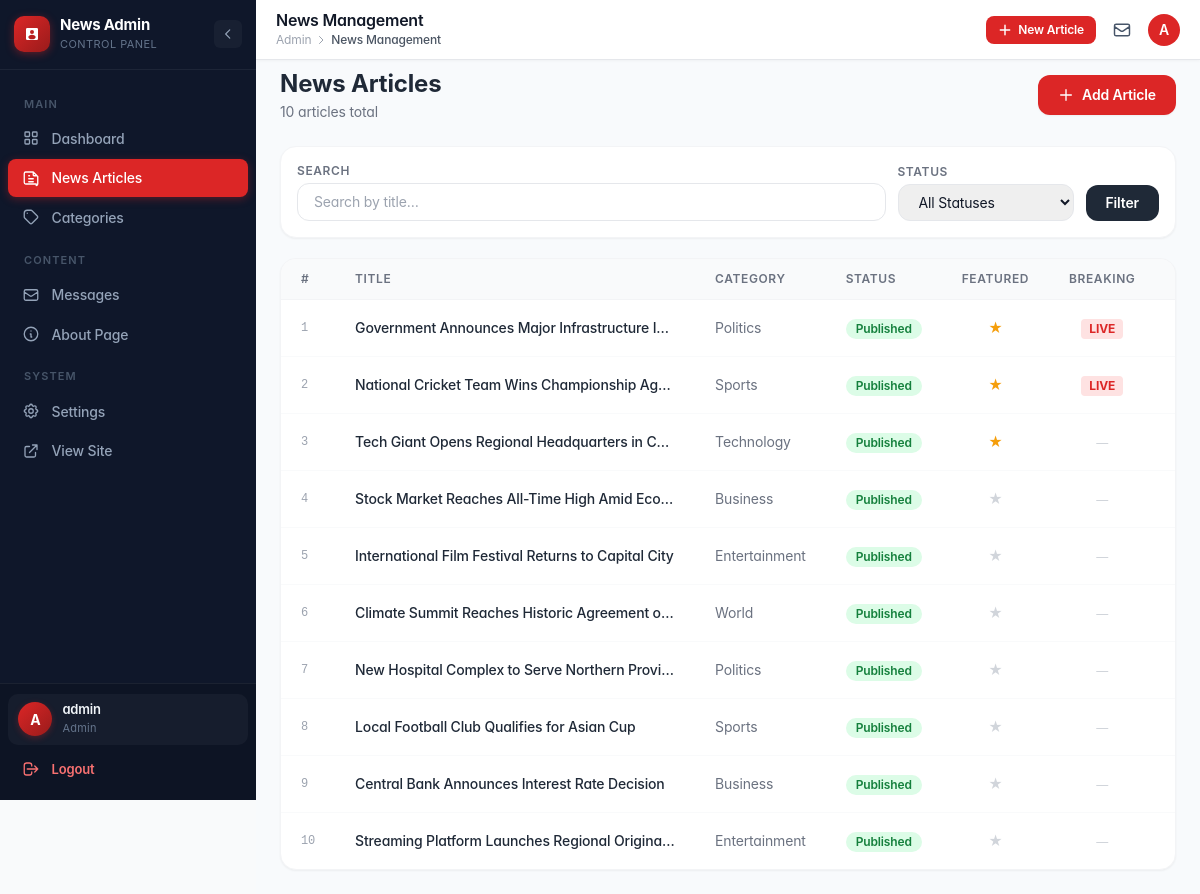
Page /admin/news.php (signed in) on the committed database.
### tables this page shows
CREATE TABLE IF NOT EXISTS news (
    id           INT UNSIGNED NOT NULL AUTO_INCREMENT,
    category_id  INT UNSIGNED          DEFAULT NULL,
    title        VARCHAR(300) NOT NULL,
    slug         VARCHAR(320) NOT NULL,
    summary      TEXT,
    body         LONGTEXT     NOT NULL,
    image        VARCHAR(255)          DEFAULT NULL,
    author       VARCHAR(120) NOT NULL DEFAULT 'Admin',
    status       ENUM('draft','published') NOT NULL DEFAULT 'draft',
    is_featured  TINYINT(1)   NOT NULL DEFAULT 0,
    is_breaking  TINYINT(1)   NOT NULL DEFAULT 0,
    views        INT UNSIGNED NOT NULL DEFAULT 0,
    published_at DATETIME              DEFAULT NULL,
    created_at   DATETIME     NOT NULL DEFAULT CURRENT_TIMESTAMP,
    updated_at   DATETIME     NOT NULL DEFAULT CURRENT_TIMESTAMP ON UPDATE CURRENT_TIMESTAMP,
    PRIMARY KEY (id),
    UNIQUE KEY uq_news_slug        (slug),
    KEY idx_news_category_id       (category_id),
    KEY idx_news_status            (status),
    KEY idx_news_is_featured       (is_featured),
    KEY idx_news_is_breaking       (is_breaking),
    KEY idx_news_published_at      (published_at),
    CONSTRAINT fk_news_category FOREIGN KEY (category_id) REFERENCES categories (id) ON DELETE SET NULL ON UPDATE CASCADE
);

CREATE TABLE IF NOT EXISTS categories (
    id         INT UNSIGNED NOT NULL AUTO_INCREMENT,
    name       VARCHAR(100) NOT NULL,
    slug       VARCHAR(120) NOT NULL,
    status     TINYINT(1)   NOT NULL DEFAULT 1,
    created_at DATETIME     NOT NULL DEFAULT CURRENT_TIMESTAMP,
    updated_at DATETIME     NOT NULL DEFAULT CURRENT_TIMESTAMP ON UPDATE CURRENT_TIMESTAMP,
    PRIMARY KEY (id),
    UNIQUE KEY uq_categories_slug (slug),
    KEY idx_categories_status (status)
);

### admin/news.php (the view, shortened to what this page needs)
<?php
require_once '../includes/db.php';
$statusFilter = $_GET['status'] ?? '';
$search       = trim($_GET['search'] ?? '');
$page         = max(1, (int)($_GET['page'] ?? 1));
$perPage      = 15;
$offset       = ($page - 1) * $perPage;
$conditions = [];
$params     = [];
$where = $conditions ? 'WHERE ' . implode(' AND ', $conditions) : '';
$countStmt = $pdo->prepare("SELECT COUNT(*) FROM news n $where");
$countStmt->execute($params);
$totalRows  = (int)$countStmt->fetchColumn();
$dataParams   = array_merge($params, [$perPage, $offset]);
$articleStmt  = $pdo->prepare(
    "SELECT n.id, n.title, n.status, n.is_featured, n.is_breaking, n.created_at, n.views,
            c.name AS category_name
     FROM news n
     LEFT JOIN categories c ON n.category_id = c.id
     $where
     ORDER BY n.created_at DESC
     LIMIT ? OFFSET ?"
);
$articleStmt->execute($dataParams);
$articles = $articleStmt->fetchAll();
require_once '../components/admin-header.php';
?>
<div class="flex min-h-screen bg-gray-50">
    <?php require_once '../components/admin-sidebar.php'; ?>
    <main class="flex-1 p-6 overflow-auto">
        <div class="flex flex-wrap items-center justify-between gap-4 mb-6">
            <div>
                <h1 class="text-2xl font-bold text-gray-800">News Articles</h1>
                <p class="text-gray-500 text-sm mt-0.5"><?= number_format($totalRows) ?> article<?= $totalRows !== 1 ? 's' : '' ?> total</p>
            </div>
            <a href="news-form.php"
               class="inline-flex items-center gap-2 px-5 py-2.5 bg-red-600 hover:bg-red-700 text-white text-sm font-semibold rounded-xl transition-colors shadow-sm">
                <svg class="w-4 h-4" fill="none" stroke="currentColor" viewBox="0 0 24 24">
                    <path stroke-linecap="round" stroke-linejoin="round" stroke-width="2" d="M12 4v16m8-8H4"/>
                </svg>
                Add Article
            </a>
        </div>
        <div class="bg-white rounded-2xl shadow-sm border border-gray-100 p-4 mb-5">
            <form method="GET" action="" class="flex flex-wrap gap-3 items-end">
                <div class="flex-1 min-w-[200px]">
                    <label class="block text-xs font-semibold text-gray-500 mb-1 uppercase tracking-wider">Search</label>
                    <input type="text" name="search" value="<?= htmlspecialchars($search, ENT_QUOTES, 'UTF-8') ?>"
                           placeholder="Search by title…"
                           class="w-full border border-gray-200 rounded-xl px-4 py-2 text-sm focus:outline-none focus:ring-2 focus:ring-red-300 focus:border-red-400">
                </div>
                <div class="w-44">
                    <label class="block text-xs font-semibold text-gray-500 mb-1 uppercase tracking-wider">Status</label>
                    <select name="status"
                            class="w-full border border-gray-200 rounded-xl px-4 py-2 text-sm focus:outline-none focus:ring-2 focus:ring-red-300 focus:border-red-400">
                        <option value="" <?= $statusFilter === '' ? 'selected' : '' ?>>All Statuses</option>
                    </select>
                </div>
                <button type="submit"
                        class="px-5 py-2 bg-gray-800 hover:bg-gray-900 text-white text-sm font-semibold rounded-xl transition-colors">
                    Filter
                </button>
            </form>
        </div>
        <div class="bg-white rounded-2xl shadow-sm border border-gray-100 overflow-hidden">
            <div class="overflow-x-auto">
                <table class="w-full text-sm">
                    <thead>
                        <tr class="bg-gray-50 border-b border-gray-100 text-left">
                            <th class="px-5 py-3 text-xs font-semibold text-gray-500 uppercase tracking-wider">#</th>
                            <th class="px-5 py-3 text-xs font-semibold text-gray-500 uppercase tracking-wider">Title</th>
                            <th class="px-5 py-3 text-xs font-semibold text-gray-500 uppercase tracking-wider">Category</th>
                            <th class="px-5 py-3 text-xs font-semibold text-gray-500 uppercase tracking-wider">Status</th>
                            <th class="px-5 py-3 text-xs font-semibold text-gray-500 uppercase tracking-wider">Featured</th>
                            <th class="px-5 py-3 text-xs font-semibold text-gray-500 uppercase tracking-wider">Breaking</th>
                            <th class="px-5 py-3 text-xs font-semibold text-gray-500 uppercase tracking-wider">Date</th>
                        </tr>
                    </thead>
                    <tbody class="divide-y divide-gray-50">
                        <?php if (empty($articles)): ?>
                            <tr>
                                <td colspan="9" class="px-5 py-12 text-center text-gray-400">
                                    <?= $search || $statusFilter ? 'No articles match your filters.' : 'No articles yet. <a href="news-form.php" class="text-red-600 hover:underline">Create the first one</a>.' ?>
                                </td>
                            </tr>
                        <?php else: ?>
                            <?php foreach ($articles as $i => $article): ?>
                                <tr class="hover:bg-gray-50 transition-colors">
                                    <td class="px-5 py-3.5 text-gray-400 font-mono text-xs">
                                        <?= $offset + $i + 1 ?>
                                    </td>
                                    <td class="px-5 py-3.5">
                                        <p class="font-medium text-gray-800 max-w-xs truncate">
                                            <?= htmlspecialchars($article['title'], ENT_QUOTES, 'UTF-8') ?>
                                        </p>
                                    </td>
                                    <td class="px-5 py-3.5 text-gray-500 whitespace-nowrap">
                                        <?= htmlspecialchars($article['category_name'] ?? '—', ENT_QUOTES, 'UTF-8') ?>
                                    </td>
                                    <td class="px-5 py-3.5">
                                        <?php if ($article['status'] === 'published'): ?>
                                            <span class="inline-flex items-center px-2.5 py-0.5 rounded-full text-xs font-semibold bg-green-100 text-green-700">Published</span>
                                        <?php else: ?>
                                            <span class="inline-flex items-center px-2.5 py-0.5 rounded-full text-xs font-semibold bg-yellow-100 text-yellow-700">Draft</span>
                                        <?php endif; ?>
                                    </td>
                                    <td class="px-5 py-3.5 text-center">
                                        <?php if ($article['is_featured']): ?>
                                            <span class="text-amber-500" title="Featured">★</span>
                                        <?php else: ?>
                                            <span class="text-gray-300">★</span>
                                        <?php endif; ?>
                                    </td>
                                    <td class="px-5 py-3.5 text-center">
                                        <?php if ($article['is_breaking']): ?>
                                            <span class="inline-flex items-center px-2 py-0.5 rounded text-xs font-bold bg-red-100 text-red-600">LIVE</span>
                                        <?php else: ?>
                                            <span class="text-gray-300 text-xs">—</span>
                                        <?php endif; ?>
                                    </td>
                                    <td class="px-5 py-3.5 text-gray-500 whitespace-nowrap text-xs">
                                    </td>
                                </tr>
                            <?php endforeach; ?>
                        <?php endif; ?>
                    </tbody>
                </table>
            </div>
        </div>
    </main>
</div>
</body>
</html>

### assets/css/admin.css (style rules this page uses)
:root { --sidebar-width: 256px; --sidebar-collapsed-width: 72px; --topbar-height: 60px; --color-bg: #F8FAFC; --color-sidebar: #0F172A; --color-sidebar-hover: #1E293B; --color-sidebar-text: #94A3B8; --color-sidebar-active: #DC2626; --color-border: #E5E7EB; }
html { scroll-behavior: smooth; -webkit-font-smoothing: antialiased; -moz-osx-font-smoothing: grayscale; text-rendering: optimizeLegibility; }
*, *::before, *::after { box-sizing: border-box; }
body { font-family: 'Inter', -apple-system, BlinkMacSystemFont, 'Segoe UI', Roboto, 'Helvetica Neue', Arial, sans-serif; font-feature-settings: 'cv11', 'ss01', 'ss03'; font-optical-sizing: auto; letter-spacing: -0.01em; }
.flex > main { padding-top: calc(var(--topbar-height) + 0.5rem); background: var(--color-bg); min-height: 100vh; }
@media (min-width: 768px) { .flex > main { margin-left: var(--sidebar-width); transition: margin-left 0.25s cubic-bezier(0.4, 0, 0.2, 1); } }

### rows in the picture
news: i "1", title "Government Announces Major Infrastructure I…", category.name "Politics", status "Published", is_breaking "LIVE"
news: i "2", title "National Cricket Team Wins Championship Ag…", category.name "Sports", status "Published", is_breaking "LIVE"
news: i "3", title "Tech Giant Opens Regional Headquarters in C…", category.name "Technology", status "Published"
news: i "4", title "Stock Market Reaches All-Time High Amid Eco…", category.name "Business", status "Published"
news: i "5", title "International Film Festival Returns to Capital City", category.name "Entertainment", status "Published"
news: i "6", title "Climate Summit Reaches Historic Agreement o…", category.name "World", status "Published"
news: i "7", title "New Hospital Complex to Serve Northern Provi…", category.name "Politics", status "Published"
news: i "8", title "Local Football Club Qualifies for Asian Cup", category.name "Sports", status "Published"
news: i "9", title "Central Bank Announces Interest Rate Decision", category.name "Business", status "Published"
news: i "10", title "Streaming Platform Launches Regional Origina…", category.name "Entertainment", status "Published"

### other values in the picture
$avatarChar "A"
$adminUser['username'] "admin"
$adminUser['role'] "Admin"
$adminPageTitle "News Management"
$totalRows "10"
